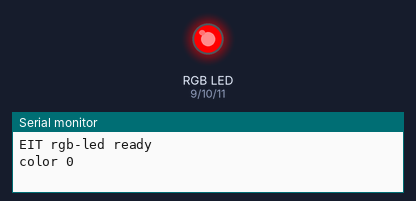
The sketch below on a simulated Arduino Uno, built with avr-gcc and run on an emulated ATmega328P. Parts: an RGB LED mixed from three pins (HIGH = lit), the last lines printed to the serial monitor.

Above: at 0.05 s.
At 1.05 s:
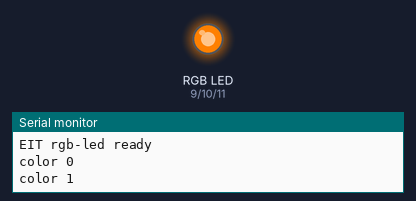
At 1.55 s:
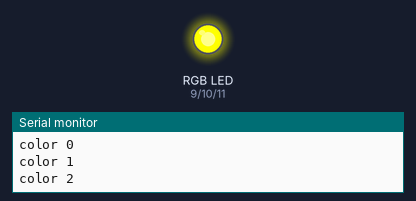
At 2.1 s:
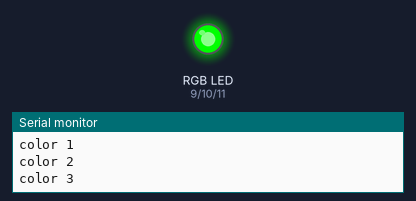
At 3.1 s:
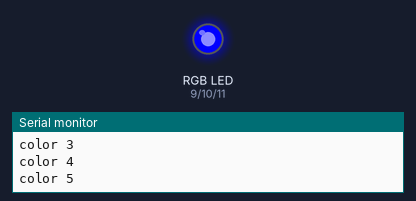
At 4.15 s:
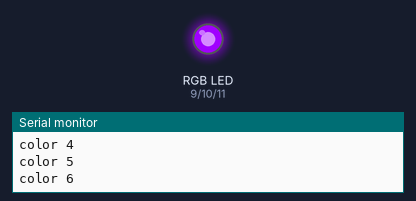
Timing chart, 0 to 5.5 s (numbered marks = the images above):
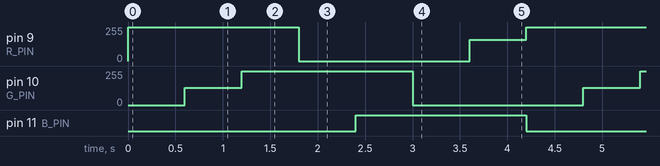

Measured:
- by itself, pin 9 (R_PIN): repeats every 4.2 s: 0/255 1.8 s, 160/255 0.60 s, 255/255 1.8 s
- by itself, pin 10 (G_PIN): repeats every 4.2 s: 255/255 1.8 s, 0/255 1.8 s, 128/255 0.60 s
- by itself, pin 11 (B_PIN): alternates HIGH for 1.8 s and LOW for 2.4 s

The sketch:

sketch.ino
```cpp
// EI TOKEN 案例 · RGB 彩灯
// 一颗灯变出七种颜色
// 适用：Arduino Uno / Arduino Nano / ESP32 DevKit / ESP32-S3 DevKitC

#if defined(CONFIG_IDF_TARGET_ESP32S3)
const int R_PIN = 18;
const int G_PIN = 38;
const int B_PIN = 39;
#elif defined(ESP32)
const int R_PIN = 26;
const int G_PIN = 27;
const int B_PIN = 14;
#else
const int R_PIN = 9;
const int G_PIN = 10;
const int B_PIN = 11;
#endif

void setColor(int r, int g, int b) {
  analogWrite(R_PIN, r);
  analogWrite(G_PIN, g);
  analogWrite(B_PIN, b);
}

void setup() {
  Serial.begin(115200);
  pinMode(R_PIN, OUTPUT); pinMode(G_PIN, OUTPUT); pinMode(B_PIN, OUTPUT);
  Serial.println("EIT rgb-led ready");
}

void loop() {
  const int colors[7][3] = {{255,0,0},{255,128,0},{255,255,0},{0,255,0},{0,255,255},{0,0,255},{160,0,255}};
  for (int i = 0; i < 7; i++) {
    setColor(colors[i][0], colors[i][1], colors[i][2]);
    Serial.print("color "); Serial.println(i);
    delay(600);
  }
}
```
